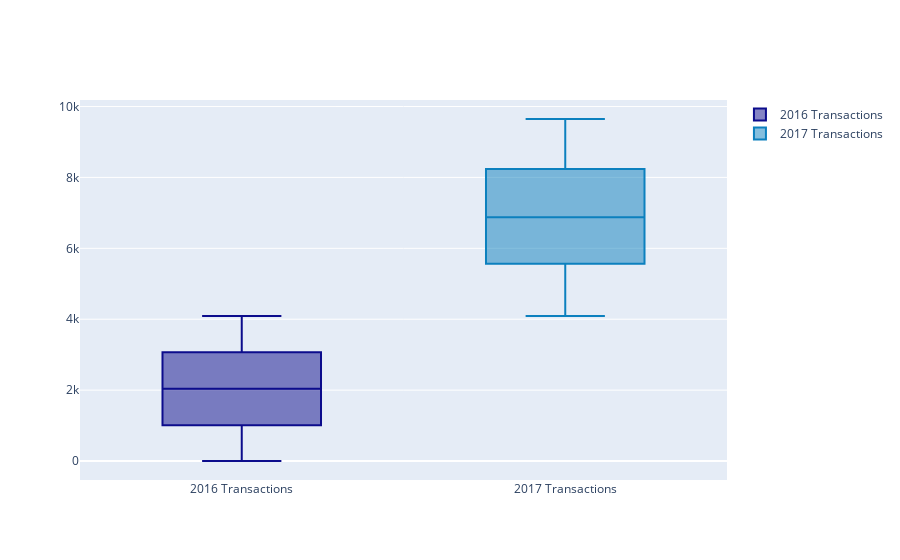

Source (notebook cell):
### Markdown cell above
## Box Plot

### Code cell
annual_data_2016 = grocery_data.loc[(grocery_data['Date'] >= '2016-10-30') & (grocery_data['Date'] < '2017-01-01' )]
annual_data_2017 = grocery_data.loc[(grocery_data['Date'] >= '2017-01-01') & (grocery_data['Date'] < '2017-04-09' )]
trace1 = go.Box(y = annual_data_2016.Transaction, name = '2016 Transactions', marker = dict(color = 'rgb(12,12,140)'))
trace2 = go.Box(y = annual_data_2017.Transaction, name = '2017 Transactions', marker = dict(color = 'rgb(12,128,190)'))
data_project = [trace1,trace2]
iplot(data_project)                           #this can be used for comparison between two years or months data

### Figure 1 — Plotly figure (JSON) as saved in the notebook; plotly's stock layout.template omitted (floating-point values rounded to 4 significant figures; data arrays with more than 128 entries replaced by an {"elided": "..."} marker saying what was removed)
{"data": [{"marker": {"color": "rgb(12,12,140)"}, "name": "2016 Transactions", "type": "box", "y": {"elided": "8561 int values"}}, {"marker": {"color": "rgb(12,128,190)"}, "name": "2017 Transactions", "type": "box", "y": {"elided": "12660 int values"}}], "layout": {}}
